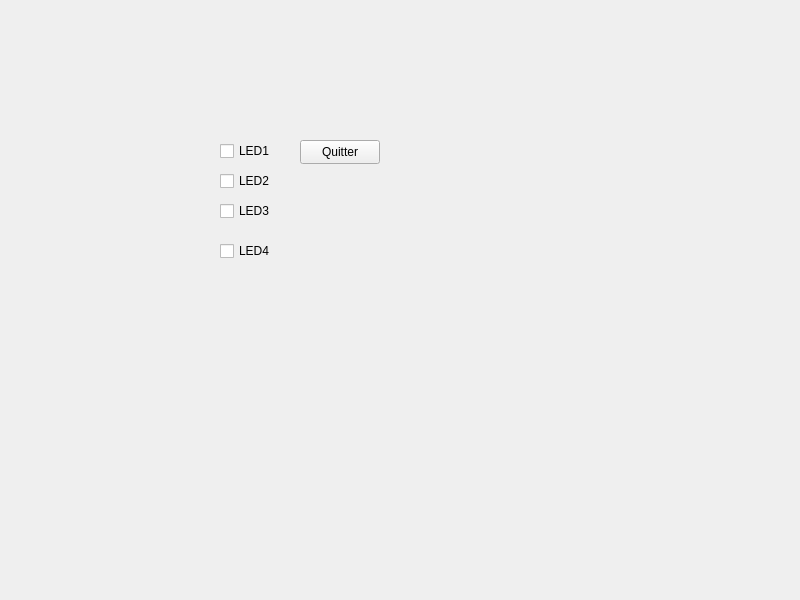
<?xml version="1.0" encoding="UTF-8"?>
<ui version="4.0">
 <class>WidgetUSB202</class>
 <widget class="QWidget" name="WidgetUSB202">
  <property name="geometry">
   <rect>
    <x>0</x>
    <y>0</y>
    <width>800</width>
    <height>600</height>
   </rect>
  </property>
  <property name="windowTitle">
   <string>WidgetUSB202</string>
  </property>
  <widget class="QPushButton" name="pushButton">
   <property name="geometry">
    <rect>
     <x>300</x>
     <y>140</y>
     <width>80</width>
     <height>24</height>
    </rect>
   </property>
   <property name="text">
    <string>Quitter</string>
   </property>
  </widget>
  <widget class="QCheckBox" name="checkBox">
   <property name="geometry">
    <rect>
     <x>220</x>
     <y>140</y>
     <width>83</width>
     <height>22</height>
    </rect>
   </property>
   <property name="text">
    <string>LED1</string>
   </property>
  </widget>
  <widget class="QCheckBox" name="checkBox_2">
   <property name="geometry">
    <rect>
     <x>220</x>
     <y>170</y>
     <width>83</width>
     <height>22</height>
    </rect>
   </property>
   <property name="text">
    <string>LED2</string>
   </property>
  </widget>
  <widget class="QCheckBox" name="checkBox_3">
   <property name="geometry">
    <rect>
     <x>220</x>
     <y>200</y>
     <width>83</width>
     <height>22</height>
    </rect>
   </property>
   <property name="text">
    <string>LED3</string>
   </property>
  </widget>
  <widget class="QCheckBox" name="checkBox_4">
   <property name="geometry">
    <rect>
     <x>220</x>
     <y>240</y>
     <width>83</width>
     <height>22</height>
    </rect>
   </property>
   <property name="text">
    <string>LED4</string>
   </property>
  </widget>
 </widget>
 <resources/>
 <connections/>
</ui>
